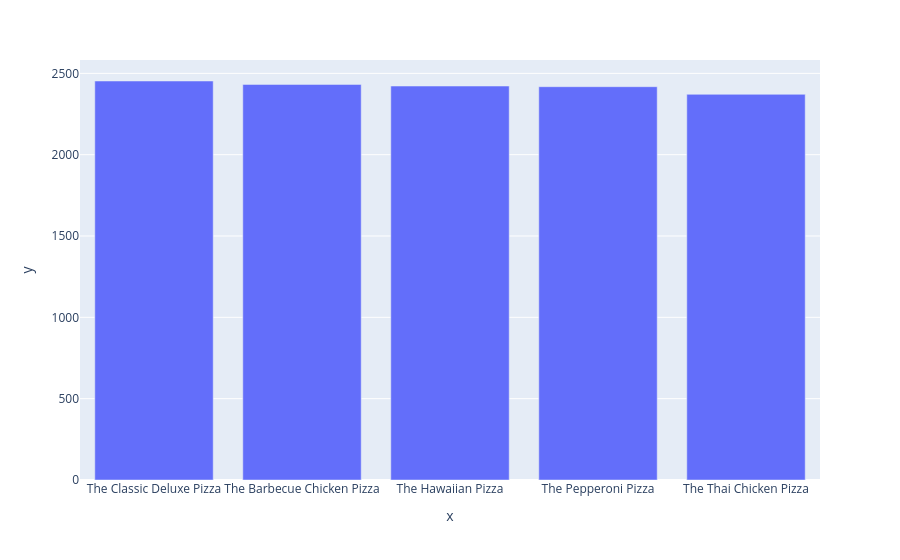

The notebook cell this image was saved under:
### Code cell
px.bar(x=top5.index , y=top5.values)

### Figure 1 — Plotly figure (JSON) as saved in the notebook; plotly's stock layout.template omitted (floating-point values rounded to 4 significant figures)
{"data": [{"hovertemplate": "x=%{x}<br>y=%{y}<extra></extra>", "legendgroup": "", "marker": {"color": "#636efa", "pattern": {"shape": ""}}, "name": "", "orientation": "v", "showlegend": false, "textposition": "auto", "type": "bar", "x": ["The Classic Deluxe Pizza", "The Barbecue Chicken Pizza", "The Hawaiian Pizza", "The Pepperoni Pizza", "The Thai Chicken Pizza"], "xaxis": "x", "y": [2453, 2432, 2422, 2418, 2371], "yaxis": "y"}], "layout": {"barmode": "relative", "legend": {"tracegroupgap": 0}, "margin": {"t": 60}, "xaxis": {"anchor": "y", "domain": [0, 1], "title": {"text": "x"}}, "yaxis": {"anchor": "x", "domain": [0, 1], "title": {"text": "y"}}}}
